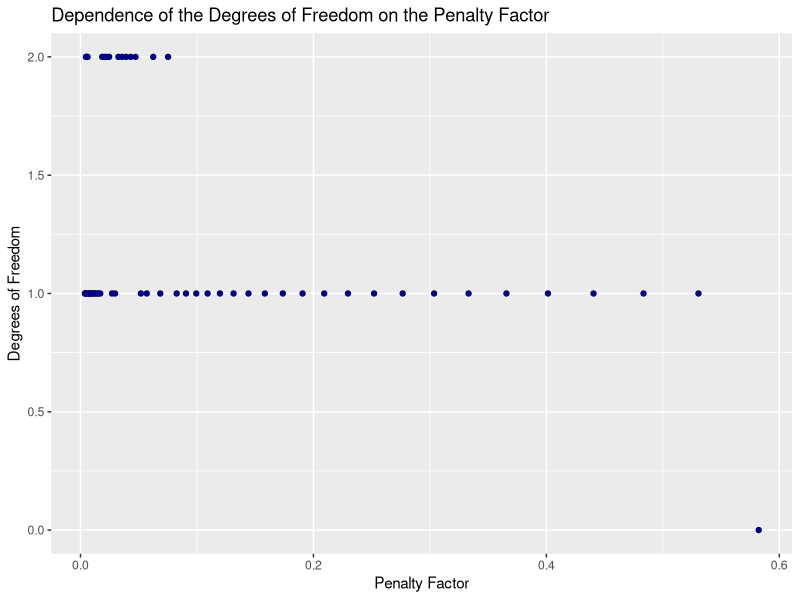
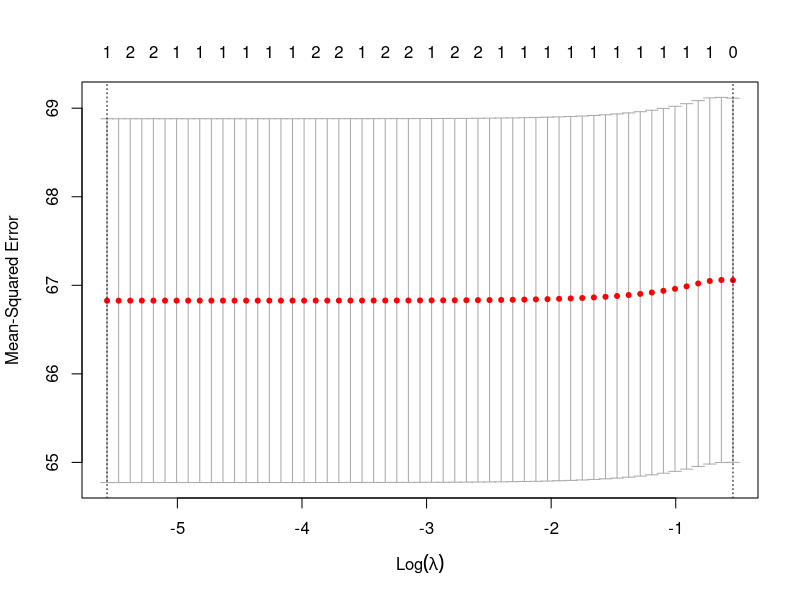
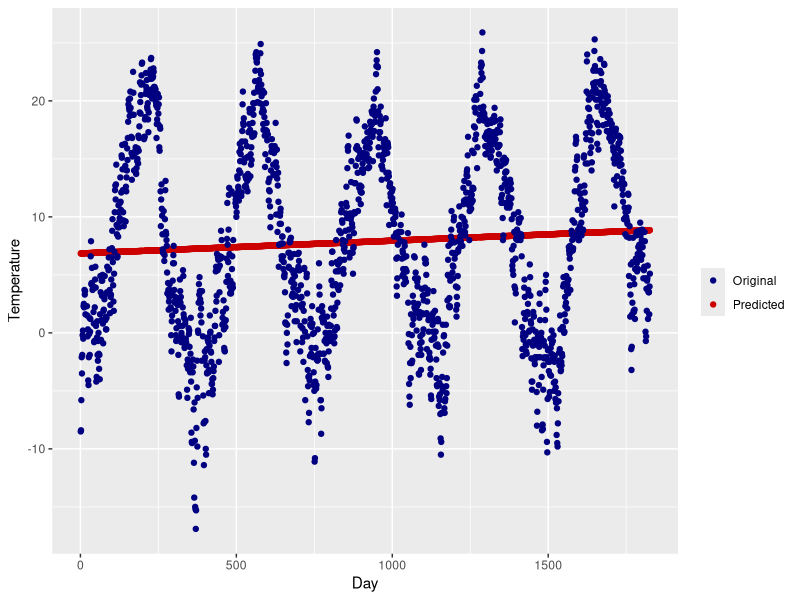
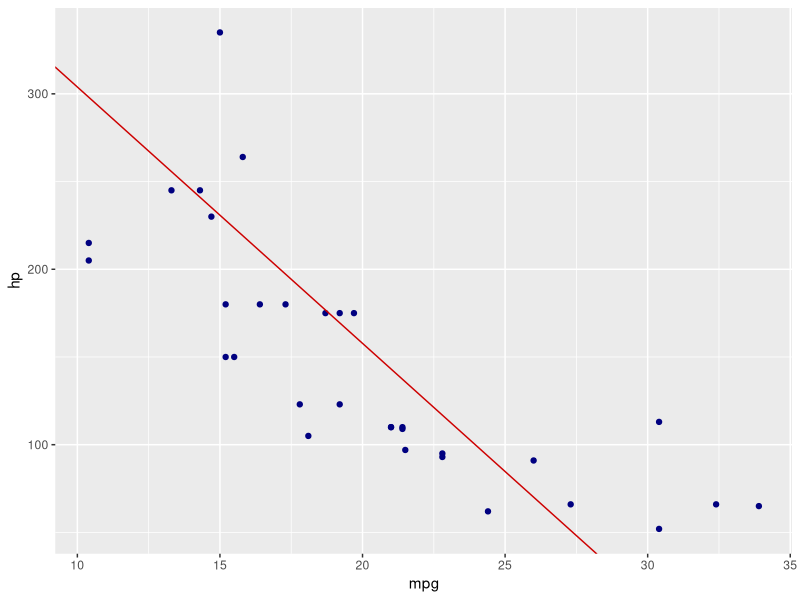

Generate these figures, in order, with R:
## ---- chunk 1
knitr::opts_chunk$set(echo = TRUE)
RNGversion("3.5.2")
library(glmnet)
library(ggplot2)
## ---- chunk 2
# import data
temperature <- read.csv2("Dailytemperature.csv")

# creating new features
x <- temperature$Day

phi1 <- NULL
phi2 <- NULL
k <- seq(-50,50,1)

for (i in k){
  phi1 <- sin(0.5^(i)*x)
  phi2 <- cos(0.5^(i)*x)
}

temperature$Phi1 <- phi1
temperature$Phi2 <- phi2
## ---- chunk 3
# fitting lasso regression model 
X <- temperature[,-2]
Y <- temperature[,2]

lasso <- glmnet(as.matrix(X), as.matrix(Y), alpha=1) 

# summary(lasso)
## ---- chunk 4
# plot of the dependence of the degrees of freedom on the value of the penalty factor
df_plot <- data.frame( "df" <- lasso$df,
                       "lambda" <- lasso$lambda)

ggplot( data = df_plot, aes(x=lambda,y=df)) + 
  geom_point( color = "navy") +
  labs(x="Penalty Factor", 
       y= "Degrees of Freedom", 
       title = "Dependence of the Degrees of Freedom on the Penalty Factor")
## ---- chunk 5
# cross-validation
cv_lasso <- cv.glmnet(as.matrix(X), as.matrix(Y), alpha = 1)

plot(cv_lasso)
## ---- chunk 6
# number of non-zero features corresponding to the optimal penalty factor
amount <- sum(coef(lasso, s = cv_lasso$lambda.min)[,1] != 0)

# type = "link" returns the fitted values 
# type = "response" gives the same output “link” for “gaussian” family
# type = "coefficients" returns the model codfficients
# type = "nonzero' retuns a list of the indices of the nonzero coefficients for each value of s.

# # calculating fitted data corresponding to the optimal penalty factor
fitted_values <- predict(cv_lasso , as.matrix(temperature[,-2]) , type = "link",
                          s=cv_lasso$lambda.min)

# data for the plot
optimal_df <- data.frame( "Original"= temperature$Temperature, 
                          "Predicted" = fitted_values,
                          "Day" = temperature$Day)

# time series plot of the original and the fitted data corresponding to the optimal penalty factor
my_scatterplot <-ggplot(optimal_df,aes(x=s1, y= Original)) + 
  geom_point(aes(x=Day, y= s1, color = "red3")) + 
  geom_point(aes(x=Day, y= Original, color = "navy")) +
  labs(x = "Day",y = "Temperature") +
  scale_color_manual(values=c("navy","red3"),
                     name = "",
                     labels = c("Original","Predicted"))
  
my_scatterplot
## ---- chunk 7
mtcars <- mtcars

#preparing data
mtcars <- mtcars[,-c(2,3,5:11)]
## ---- chunk 8
cov_matrix <- cov(mtcars)
eig <- eigen(cov_matrix)
eigen_vec <- eig$vectors 
eigen_val <- eig$values

cat("The components of the first principle component are", eigen_vec[,1],".")
## ---- chunk 9
ggplot(data = mtcars, aes(x = mpg, y = hp)) +
  geom_point(color = "navy") +
  geom_abline( slope = eigen_vec[2,1]/eigen_vec[1,1],
               intercept = 450, color = "red3")
